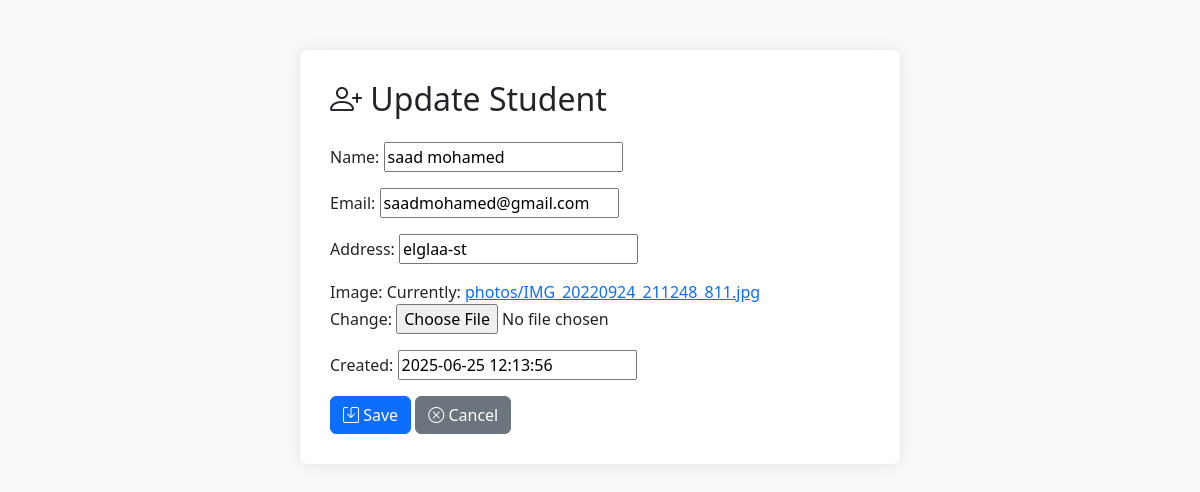
Screenshot of /update/6/ with the database file from the repository.
### student/models.py (models this page shows, shortened)
class Student(models.Model):
    name = models.CharField(max_length = 60)
    email = models.EmailField(max_length = 90, unique=True)
    address = models.CharField(max_length= 80)
    image = models.ImageField(upload_to='photos' , default='default.jpg')
    created = models.DateTimeField(default=timezone.now)
    class Meta:
        ordering = ['-created']

### student/views.py (the view)
class StudentUpdate(UpdateView):
    model = Student
    template_name = 'crud/student_update.html'
    fields = '__all__'
    context_object_name = 'student'
    success_url = reverse_lazy('student_list')

### templates/crud/student_update.html (shortened to what this page needs)
{% extends 'base.html' %}
{% load static %}
{% block content %}
<div class="form-container">
    <h2 class="mb-4">
        <i class="bi bi-person-plus"></i>
        {% if student %}Update Student{% else %}Create New Student{% endif %}
    </h2>
    <form method="post" enctype="multipart/form-data">
        {{form.as_p}}
        <button type="submit" class="btn btn-primary">
            <i class="bi bi-save"></i> Save
        </button>
        <a href="{% url 'student_list' %}" class="btn btn-secondary">
            <i class="bi bi-x-circle"></i> Cancel
        </a>
    </form>
</div>
{% endblock %}

### crud/static/style.css (style rules this page uses)
body { padding: 20px; background-color: #f8f9fa; }
.form-container { max-width: 600px; margin: 30px auto; padding: 30px; background: white; border-radius: 8px; box-shadow: 0 0 15px rgba(0, 0, 0, 0.1); }

### rows the page displays
Student: name "saad mohamed", email "saadmohamed@gmail.com", address "elglaa-st", created "2025-06-25 12:13:56"
